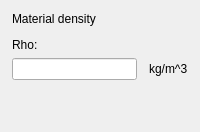
     <widget class="QWidget" name="tab_Density">
      <property name="sizePolicy">
       <sizepolicy hsizetype="Preferred" vsizetype="Fixed">
        <horstretch>0</horstretch>
        <verstretch>0</verstretch>
       </sizepolicy>
      </property>
      <attribute name="title">
       <string>Density</string>
      </attribute>
      <layout class="QVBoxLayout" name="verticalLayout_3">
       <property name="spacing">
        <number>0</number>
       </property>
       <property name="leftMargin">
        <number>0</number>
       </property>
       <property name="topMargin">
        <number>0</number>
       </property>
       <property name="rightMargin">
        <number>0</number>
       </property>
       <property name="bottomMargin">
        <number>0</number>
       </property>
       <item>
        <widget class="QWidget" name="widget" native="true">
         <layout class="QGridLayout" name="gridLayout_17">
          <property name="leftMargin">
           <number>12</number>
          </property>
          <property name="topMargin">
           <number>12</number>
          </property>
          <property name="rightMargin">
           <number>12</number>
          </property>
          <property name="bottomMargin">
           <number>12</number>
          </property>
          <property name="horizontalSpacing">
           <number>12</number>
          </property>
          <item row="1" column="0" colspan="2">
           <widget class="QLabel" name="label_62">
            <property name="sizePolicy">
             <sizepolicy hsizetype="Preferred" vsizetype="Fixed">
              <horstretch>0</horstretch>
              <verstretch>0</verstretch>
             </sizepolicy>
            </property>
            <property name="text">
             <string>Rho:</string>
            </property>
           </widget>
          </item>
          <item row="0" column="0">
           <widget class="QWidget" name="widget_14" native="true">
            <property name="sizePolicy">
             <sizepolicy hsizetype="Preferred" vsizetype="Fixed">
              <horstretch>0</horstretch>
              <verstretch>0</verstretch>
             </sizepolicy>
            </property>
            <layout class="QHBoxLayout" name="horizontalLayout_6">
             <property name="spacing">
              <number>0</number>
             </property>
             <property name="leftMargin">
              <number>0</number>
             </property>
             <property name="topMargin">
              <number>0</number>
             </property>
             <property name="rightMargin">
              <number>0</number>
             </property>
             <property name="bottomMargin">
              <number>6</number>
             </property>
             <item>
              <widget class="QLabel" name="label_density">
               <property name="text">
                <string>Material density</string>
               </property>
              </widget>
             </item>
            </layout>
           </widget>
          </item>
          <item row="2" column="1">
           <widget class="QLabel" name="label_63">
            <property name="sizePolicy">
             <sizepolicy hsizetype="Preferred" vsizetype="Fixed">
              <horstretch>0</horstretch>
              <verstretch>0</verstretch>
             </sizepolicy>
            </property>
            <property name="text">
             <string>kg/m^3</string>
            </property>
           </widget>
          </item>
          <item row="2" column="0">
           <widget class="QLineEdit" name="lineEdit_Rho"/>
          </item>
         </layout>
        </widget>
       </item>
       <item>
        <spacer name="verticalSpacer_5">
         <property name="orientation">
          <enum>Qt::Vertical</enum>
         </property>
         <property name="sizeHint" stdset="0">
          <size>
           <width>20</width>
           <height>40</height>
          </size>
         </property>
        </spacer>
       </item>
      </layout>
     </widget>
